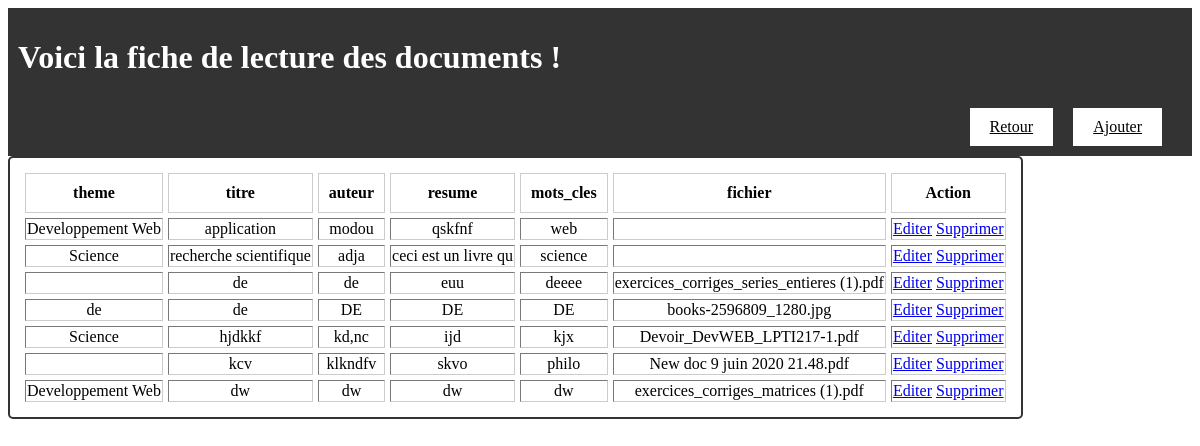
Page /pages/documents/liste_doc.php on the earlier database version.
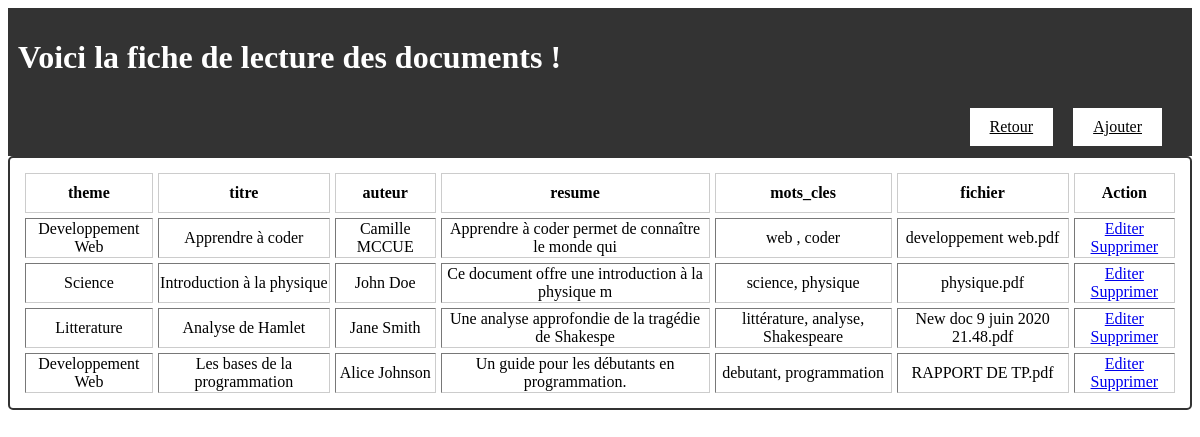
Same page on the later database version.
### tables this page shows
CREATE TABLE `documents` (
  `id` int(5) NOT NULL,
  `nom_theme` varchar(50) DEFAULT NULL,
  `titre` varchar(50) NOT NULL,
  `auteurs` varchar(50) NOT NULL,
  `resume` varchar(50) NOT NULL,
  `mots_cles` varchar(50) NOT NULL,
  `fichier` varchar(250) NOT NULL
);

### pages/documents/liste_doc.php (the view, shortened to what this page needs)
<?php
require_once('../../connexion/connexion.php');
$sql_part = "select * from documents";
$query_part = mysqli_query($conn, $sql_part) or die(mysqli_error($conn));
?>
<!DOCTYPE html>
<html lang="en">
<head>
    <link rel="stylesheet" href="../../styles/style_liste_doc.css">
    <header>
        <h1>Voici la fiche de lecture des documents !</h1>
        <div>
            <a href="ajout_doc.php" class="header-button">Ajouter</a>
            <a href="../accueil.php" class="header-button">Retour</a>
        </div>
    </header>
</head>
<body>
    <table border="1">
        <tr>
            <th>theme</th>
            <th>titre</th>
            <th>auteur</th>
            <th>resume</th>
            <th>mots_cles</th>
            <th>fichier</th>
            <th>Action</th>
        </tr>
        <?php
        while ($part = mysqli_fetch_array($query_part)) {
            extract($part);
            echo "<tr>
                <td>$nom_theme</td>
                <td>$titre</td>
                <td>$auteurs</td>
                <td>$resume</td>
                <td>$mots_cles</td>
                <td>$fichier</td>
                <td>
                <a href='edit_doc.php?editid=$id'>Editer</a>
                <a href='supprim_doc.php?delid=$id'
                    onclick=\"return confirm('Voulez vous supprimer $titre ? oui ou non?');\"> Supprimer </a>
                </td>
             </tr>";
        }
        ?>
    </table>

### styles/style_liste_doc.css (style rules this page uses)
table { border-collapse: separate; border-spacing: 5px; text-align: center; }
.header-button { background-color: #FFFFFF; color: #000000; padding: 10px 20px; border: none; cursor: pointer; float: right; margin-top: 10px; margin-right: 20px; }
header { overflow: auto; }
header { background-color: #333; color: #fff; padding: 10px; }
table, th, tr { border: 1px solid #ccc; padding: 10px; }
table { border: 2px solid #333; border-radius: 5px; }

Differences in the rows shown:
removed documents: titre "de", auteurs "de", resume "euu", mots_cles "deeee", fichier "exercices_corriges_series_entieres (1).pdf"
removed documents: nom_theme "Science", titre "hjdkkf", auteurs "kd,nc", resume "ijd", mots_cles "kjx", fichier "Devoir_DevWEB_LPTI217-1.pdf"
removed documents: titre "kcv", auteurs "klkndfv", resume "skvo", mots_cles "philo", fichier "New doc 9 juin 2020 21.48.pdf"
removed documents: nom_theme "Developpement Web", titre "dw", auteurs "dw", resume "dw", mots_cles "dw", fichier "exercices_corriges_matrices (1).pdf"
changed documents: titre "application" → "Apprendre à coder"; auteurs "modou" → "Camille MCCUE"; resume "qskfnf" → "Apprendre à coder permet de connaître le monde qui"; mots_cles "web" → "web , coder"; fichier (not shown) → "developpement web.pdf"
changed documents "Science": titre "recherche scientifique" → "Introduction à la physique"; auteurs "adja" → "John Doe"; resume "ceci est un livre qu" → "Ce document offre une introduction à la physique m"; mots_cles "science" → "science, physique"; fichier (not shown) → "physique.pdf"
added documents: nom_theme "Litterature", titre "Analyse de Hamlet", auteurs "Jane Smith", resume "Une analyse approfondie de la tragédie de Shakespe", mots_cles "littérature, analyse, Shakespeare", fichier "New doc 9 juin 2020 21.48.pdf"
changed documents: nom_theme "de" → "Developpement Web"; titre "de" → "Les bases de la programmation"; auteurs "DE" → "Alice Johnson"; resume "DE" → "Un guide pour les débutants en programmation."; mots_cles "DE" → "debutant, programmation"; fichier "books-2596809_1280.jpg" → "RAPPORT DE TP.pdf"
